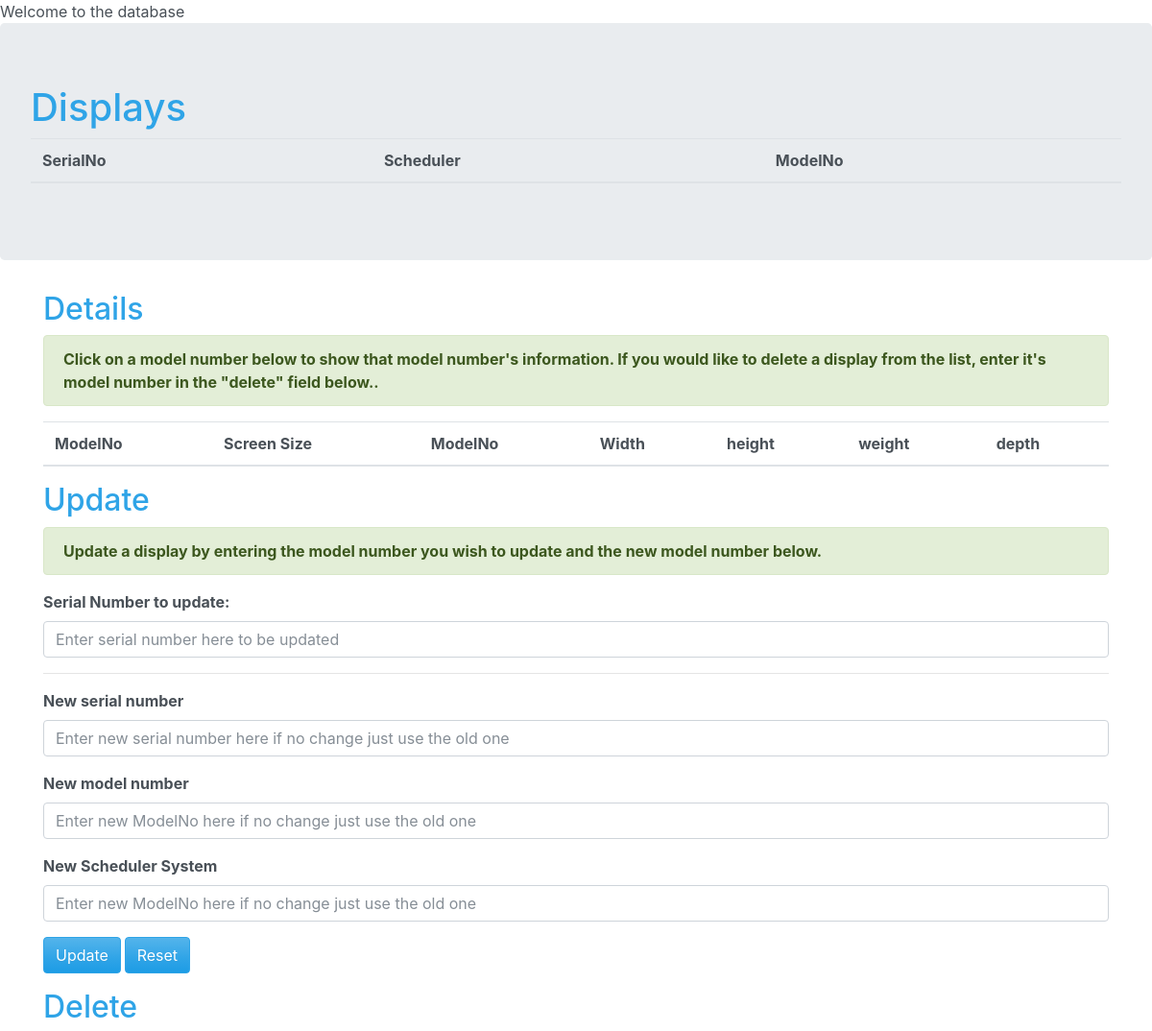
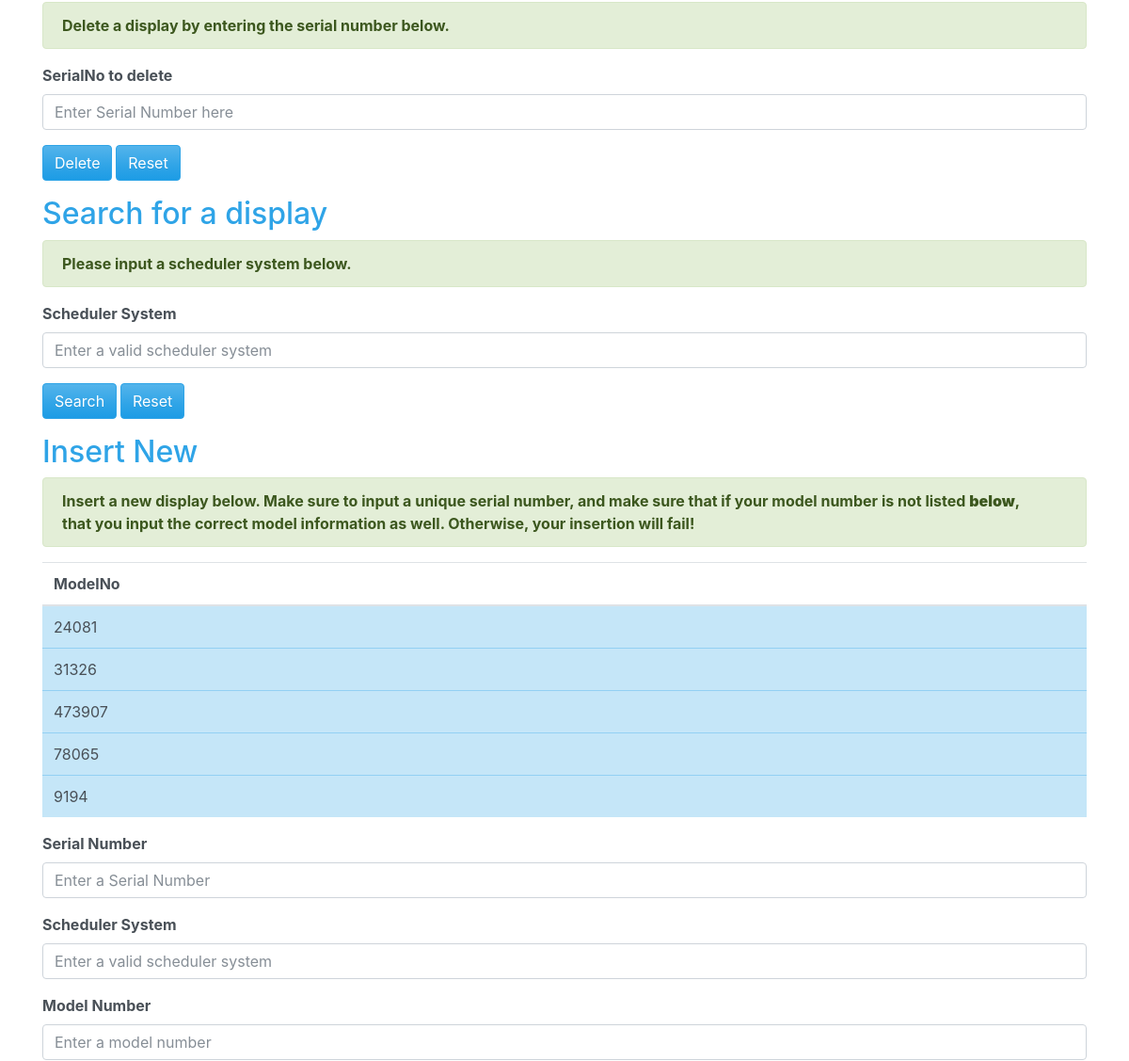
/php/index.php (upper part), run on an earlier commit of the app's database (2 pictures, top to bottom).
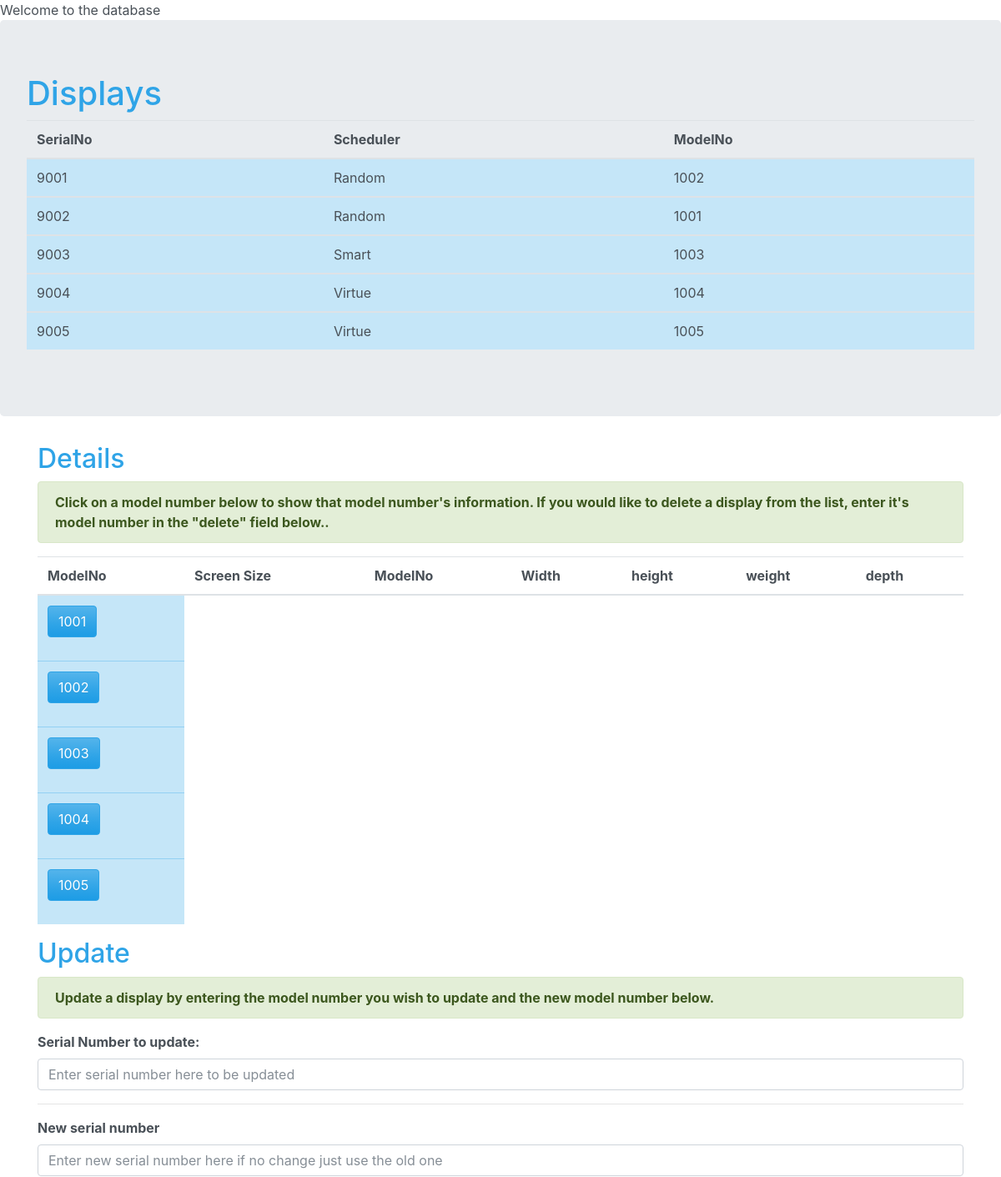
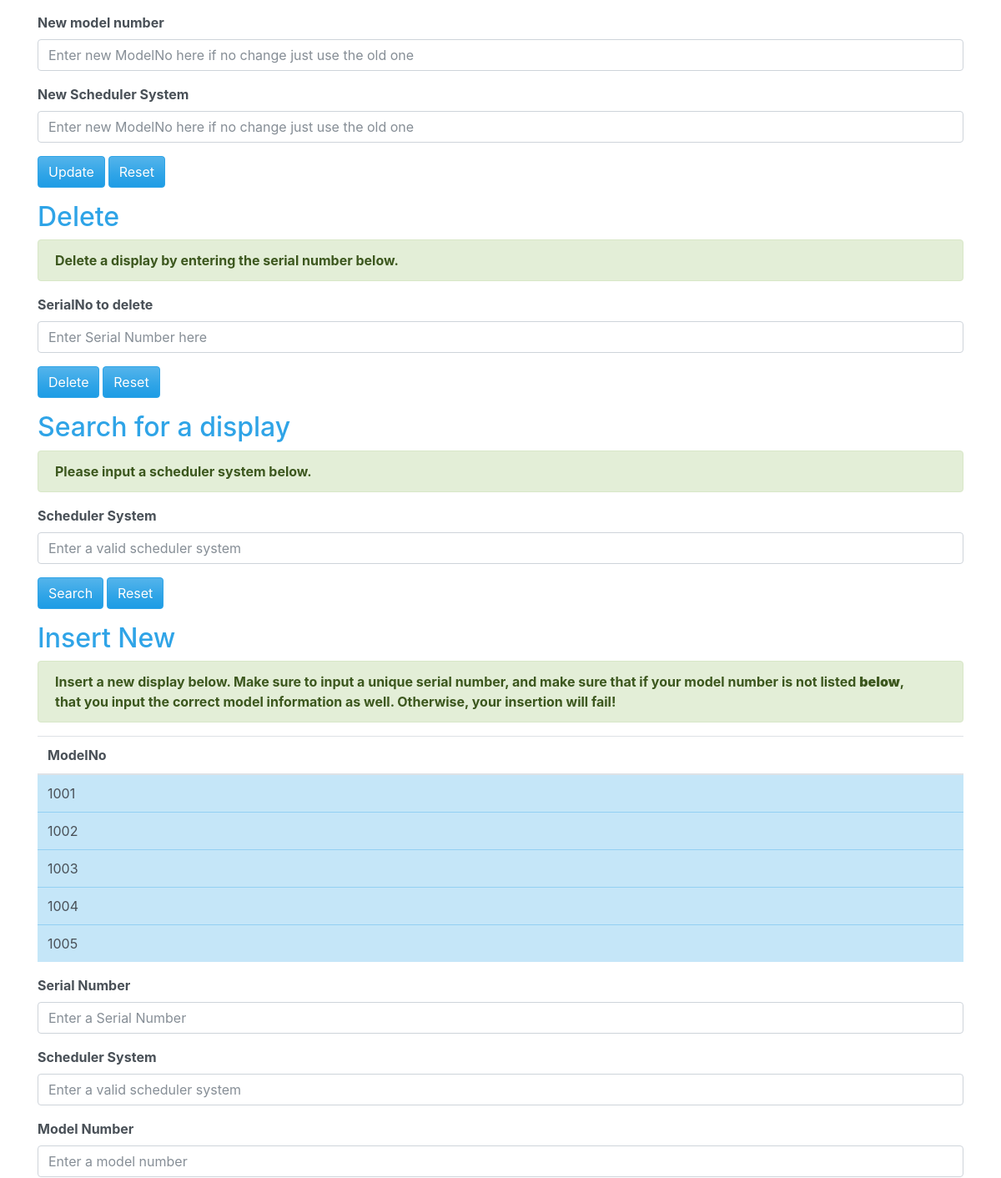
And on a later commit of the database (2 pictures, top to bottom).
### tables this page shows
create table Model (
	modelNo		char(10) unique,
    width		numeric(6, 2),
    height		numeric(6, 2),
    weight		numeric(6, 2),
    depth		numeric(6, 2),
    screenSize	numeric(6, 2),
    primary key (modelNo) 

);

create table DigitalDisplay (
	serialNo			char(10) unique,
    schedulerSystem		char(10),
    modelNo				char(10),
    primary key (serialNo),
    foreign key (modelNo) references Model (modelNo) ON UPDATE CASCADE ON DELETE SET NULL,
     
    constraint CHK_scheduler_system check (schedulerSystem in ('Random', 'Smart', 'Virtue'))
);

### php/index.php (the view, shortened to what the changed rows need)
<?php
require_once('connection.php');
?>
<html>
<head>
	<link rel="stylesheet" href="./bootstrap.min.css">
</head>
<body>
	<div class="jumbotron">
		<h1>Displays</h1>
		<table class="table table-hover">
			<thead>
				<tr>
					<th scope="col">SerialNo</th>
					<th scope="col">Scheduler</th>
					<th scope="col">ModelNo</th>
				</tr>
			</thead>
			<?php
			$query = "select * from DigitalDisplay;";
			$result = $conn->query($query) or die(mysqli_error($conn));
			if ($result->num_rows > 0) {
				while ($r = $result->fetch_assoc()) {
			?>
					<tbody>
						<tr class="table-primary">
							<td><?php echo $r["serialNo"]; ?></td>
							<td><?php echo $r["schedulerSystem"]; ?></td>
							<td><?php echo $r["modelNo"]; ?></td>
						</tr>
				<?php
				}
			}
				?>
					</tbody>
		</table>
	</div>
	<div class="container">
		<h2>Details</h2>
		<table class="table table-hover">
			<thead>
				<tr>
					<th scope="col">ModelNo</th>
					<th scope="col">Screen Size</th>
					<th scope="col">ModelNo</th>
					<th scope="col">Width</th>
					<th scope="col">height</th>
					<th scope="col">weight</th>
					<th scope="col">depth</th>
				</tr>
			</thead>
			<?php
			$query2 = "select modelNo from DigitalDisplay;";
			$result2 = $conn->query($query2) or die(mysqli_error($conn));
			if ($result2->num_rows > 0) {
				$cntid = 0;
				echo "<tbody>";
				while ($r2 = $result2->fetch_assoc()) {
					$cntid = $cntid + 1;
			?>
					<tr class="table-primary">
						<td>
							<p>
								<button class="btn btn-primary" type="button" data-toggle="collapse" data-target="#collapseExample<?php echo "$cntid"; ?>" aria-expanded="false" aria-controls="collapseExample">
									<?php echo $r2["modelNo"]; ?>
								</button>
							</p>
						</td>
					</tr>
			<?php
				}
			}
			?>
			</tbody>
		</table>
	</div>
	<div class="container">
		<h2>Update</h2>
	</div>
	<div class="container">
		<h2>Delete</h2>
	</div>
	<div class="container">
		<h2>Search for a display</h3>
			<div class="alert alert-dismissible alert-success">
				Please input a scheduler system below.
			</div>
			<form action="search_results.php" method="get">
				<fieldset>
					<div class="form-group">
					</div>
					<button type="submit" class="btn btn-primary">Search</button>
					<button type="reset" class="btn btn-primary">Reset</button>
				</fieldset>
			</form>
	</div>
	<div class="container">
		<h2>Insert New</h2>
		<?php
		$getmodelquery = "SELECT modelNo from Model;";
		$getmodelresults = $conn->query($getmodelquery) or die(mysqli_error($conn));
		echo "
		<table class=\"table table-hover\">
			<thead>
				<tr>
					<th scope=\"col\">ModelNo</th>
				</tr>
			</thead>
			<tbody>
		";
		if ($getmodelresults->num_rows > 0) {
			while ($gmr = $getmodelresults->fetch_assoc()) {
				$model = $gmr["modelNo"];
				echo "
				<tr class=\"table-primary\">
					<td>$model</td>
				</tr>
				";
			}
		}
		echo "
			</tr>
			</tbody>
			</table>
		";
		?>
	</div>
</body>
</html>

What changed in the data, as far as the page shows it:
removed model: modelNo "24081"
removed model: modelNo "31326"
removed model: modelNo "473907"
removed model: modelNo "78065"
removed model: modelNo "9194"
added digitaldisplay: serialNo "9001", schedulerSystem "Random", modelNo "1002"
added digitaldisplay: serialNo "9002", schedulerSystem "Random", modelNo "1001"
added digitaldisplay: serialNo "9003", schedulerSystem "Smart", modelNo "1003"
added digitaldisplay: serialNo "9004", schedulerSystem "Virtue", modelNo "1004"
added digitaldisplay: serialNo "9005", schedulerSystem "Virtue", modelNo "1005"
added model: modelNo "1001"
added model: modelNo "1002"
added model: modelNo "1003"
added model: modelNo "1004"
added model: modelNo "1005"
